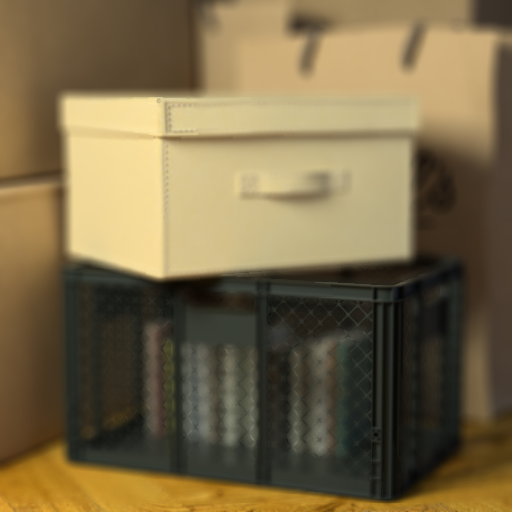
#> input picture pa1/dataset/images/boxes/01.png, 512 x 512 px; its folder holds only this picture in this run
$ python main.py   (older library calls are emulated)
#> lines starting #> are read from the running program, lines starting #| are printed output that depends on the picture
import numpy as np
import cv2
import os
import glob
import gco
import matplotlib.pyplot as plt

def image_alignment(template, image, sift_thres=0.6, ransac_thres=1.0):
    # convert to gray
    tmp = cv2.cvtColor(template, cv2.COLOR_BGR2GRAY)
    img = cv2.cvtColor(image, cv2.COLOR_BGR2GRAY)

    # compute keypoints and descriptors
    sift = cv2.xfeatures2d.SIFT_create()
    img_kp, img_dsc = sift.detectAndCompute(img, None)
    tmp_kp, tmp_dsc = sift.detectAndCompute(tmp, None)

    # find where are good matches
    matcher = cv2.BFMatcher_create(normType=cv2.NORM_L2, crossCheck=False)
    matches = matcher.knnMatch(img_dsc, tmp_dsc, k=2)
    good_matches = []
    for m1, m2 in matches:
        if m1.distance < sift_thres * m2.distance:
            good_matches.append(m1)

    # apply homography
    img_pts = np.float32([img_kp[m.queryIdx].pt for m in good_matches]).reshape(-1, 1, 2)
    tmp_pts = np.float32([tmp_kp[m.trainIdx].pt for m in good_matches]).reshape(-1, 1, 2)

    homo, mask = cv2.findHomography(img_pts, tmp_pts, cv2.RANSAC, ransac_thres)

    h, w, _ = template.shape
    image_aligned = cv2.warpPerspective(image, homo, (w, h))
    return image_aligned


def align(images_path, dataset, results_path):
#> called with images_path = 'dataset/images', dataset = 'boxes', results_path = 'dataset/aligned'
    if not os.path.isdir(os.path.join(results_path, dataset)):
        os.makedirs(os.path.join(results_path, dataset))

    image_files = sorted(glob.glob(os.path.join(images_path, dataset, '*')))
    template = cv2.imread(image_files[0])
#> template is the input picture: shape (512, 512, 3); mean B, G, R 72.1, 105.2, 121
    cv2.imwrite(os.path.join(results_path, dataset, image_files[0].split('/')[-1]), template)

    for f in image_files[1:]:
        template = image_alignment(template, cv2.imread(f))
        cv2.imwrite(os.path.join(results_path, dataset, f.split('/')[-1]), template)


def get_focus(image):
    img = cv2.cvtColor(image, cv2.COLOR_BGR2GRAY)
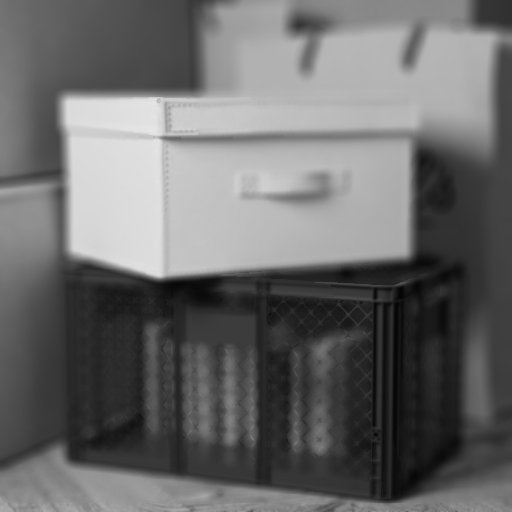
#> img: shape (512, 512); min 4, max 231, mean 106.2
    # img = cv2.GaussianBlur(img, (3,3), 0)
    img_x = cv2.Sobel(img,cv2.CV_32F,1,0,ksize=3)
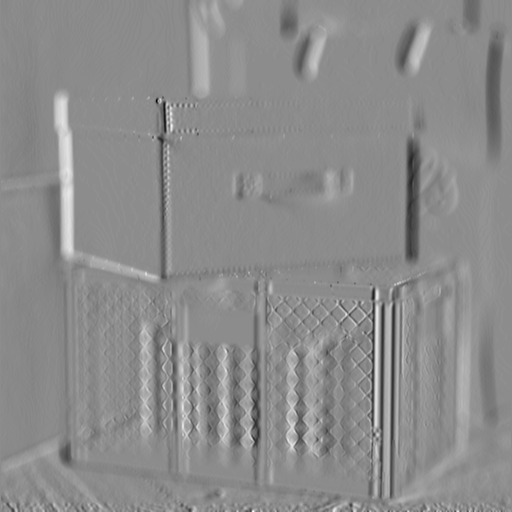
#> img_x: shape (512, 512) float32; min -175, max 142, mean -0.7; drawn with min black and max white
    img_y = cv2.Sobel(img,cv2.CV_32F,0,1,ksize=3)
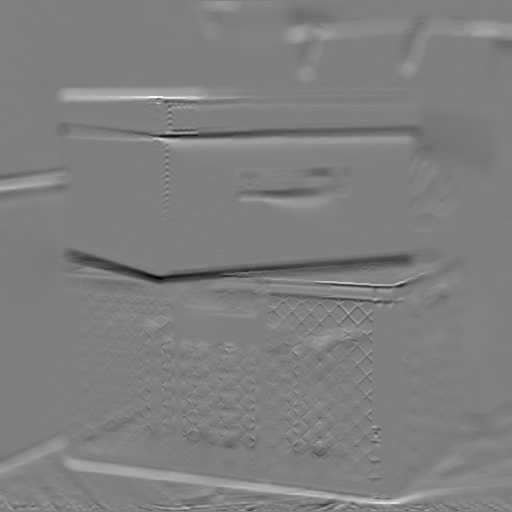
#> img_y: shape (512, 512) float32; min -277, max 278, mean 0.5; drawn with min black and max white
    tenenbaum = img_x*img_x + img_y*img_y
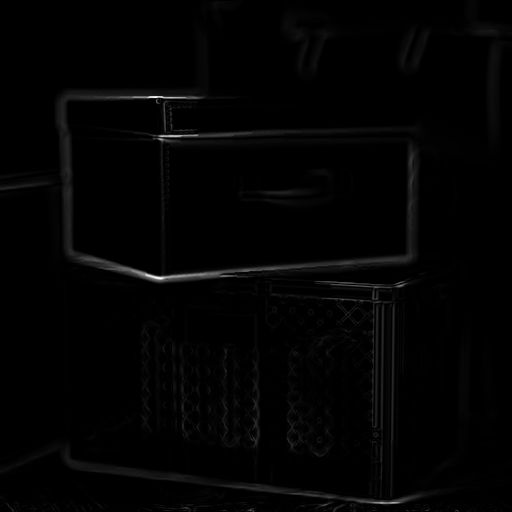
#> tenenbaum: shape (512, 512) float32; min 0, max 77348, mean 982.4; drawn with min black and max white
    return tenenbaum

def depth_focus(aligned_path, dataset, results_path):
    if not os.path.isdir(os.path.join(results_path, dataset)):
        os.makedirs(os.path.join(results_path, dataset))
    image_files = sorted(glob.glob(os.path.join(aligned_path, dataset, '*')))

    imgs = []
    focus = []
    # get focus maps
    for f in image_files:
        img = cv2.imread(f)
        img_focus = get_focus(img)
        imgs.append(img.astype(np.float32)/255.0)
        focus.append(img_focus)

    # initial depth map
    focus = np.array(focus)
    depth_map = np.argmax(focus, axis=0)
#> depth_map: shape (512, 512) int64; every value is 0

    plt.imshow(depth_map)
    plt.title('depthmap_%s' % (dataset))
    plt.colorbar()
    plt.savefig(os.path.join(results_path, dataset, 'depthmap.png'))
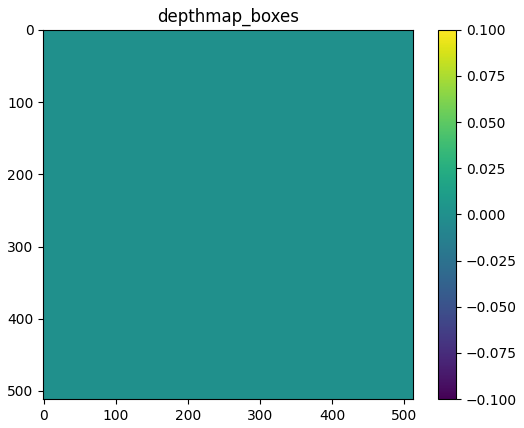
#> figure drawn by matplotlib, 2 panels
    # plt.show()

    # retrieve focused image
    focused = np.zeros(img.shape)
    for i in range(depth_map.shape[0]):
        for j in range(depth_map.shape[1]):
            focused[i,j,:] = imgs[depth_map[i, j]][i,j,:]
    cv2.imwrite(os.path.join(results_path, dataset, '01focused.png' ), (focused*255))

    np.save(os.path.join(results_path, dataset, 'focus.npy'), focus)


def graph_cut(aligned_path, dataset, results_path):
    # load images and focusmap
#> called with aligned_path = 'dataset/aligned', dataset = 'boxes', results_path = 'dataset/focus'
    image_files = sorted(glob.glob(os.path.join(aligned_path, dataset, '*')))
    imgs = [cv2.imread(f) for f in image_files]
#> imgs = 1 item
    focus = np.load(os.path.join(results_path, dataset, 'focus.npy'))

    # unary cost
    unary = np.transpose(focus, [1, 2, 0]) / np.max(focus)
    unary = (1 - unary) * (focus.shape[0]-1)
    unary = np.ascontiguousarray(unary)

    # pairwise cost
    l = focus.shape[0]
    pairwise = np.zeros((l,l))
    for i in range(l):
        for j in range(l):
            pairwise[i,j] = abs(i-j)
    pairwise = pairwise.astype(np.float32)
    pairwise = np.ascontiguousarray(pairwise)

    # vertial/horizontal cost
    sigma = 1.1
    edges = np.argmax(focus, axis = 0) / np.max(focus)
    vertical = np.exp(-abs(edges[:-1, :] - edges[1:, :]) / (2*sigma**2))
    horizontal = np.exp(-abs(edges[:, :-1] - edges[:, 1:]) / (2*sigma**2))

    # conduct graph cut
    print('graph cut')
    focusmap = gco.cut_grid_graph(unary_cost=unary, pairwise_cost=pairwise, cost_v = vertical, cost_h = horizontal)
    focusmap = focusmap.reshape(focus.shape[1:])
    np.save(os.path.join(results_path, dataset, 'focusmap.npy'), focusmap)

    focusmap = np.load(os.path.join(results_path, dataset, 'focusmap.npy'))

    # get focused image
    focused = np.zeros(imgs[0].shape)
    for i in range(focusmap.shape[0]):
        for j in range(focusmap.shape[1]):
            focused[i,j,:] = imgs[focusmap[i][j]][i,j,:]

    # save images retrieved with graphcut
    plt.imshow(focusmap)
    plt.title('focusmap_%s' % (dataset))
    plt.colorbar()
    plt.savefig(os.path.join(results_path, dataset, 'focusmap.png'))
    plt.show()
    cv2.imwrite(os.path.join(results_path, dataset, '02focused_graphcut.png'), focused)

    # apply weighted median filter
    print('weighted median filter')
    filtered = cv2.ximgproc.weightedMedianFilter(np.argmax(focus, axis=0).astype(np.uint8), focusmap.astype(np.uint8), 7)

    # get focued image
    for i in range(filtered.shape[0]):
        for j in range(filtered.shape[1]):
            focused[i,j,:] = imgs[filtered[i,j]][i,j,:]

    # save images retrieved after weighted median filter
    plt.imshow(filtered)
    plt.title('filtered_focusmap_%s' % (dataset))
    plt.colorbar()
    plt.savefig(os.path.join(results_path, dataset, 'filtered.png'))
    plt.show()
    cv2.imwrite(os.path.join(results_path, dataset, '03focused_filtered.png'), focused)


if __name__=='__main__':
    images_path = 'dataset/images'
    datasets = ['boxes', 'cotton']

    for dataset in datasets:
        print('Start working on %s'%(dataset))

        # TASK1: Image Alignment
        print('TASK 1, Image Alignment')
        aligned_path = 'dataset/aligned'
        if not os.path.isdir(aligned_path):
            os.makedirs(aligned_path)
        align(images_path, dataset, aligned_path)

        # TASK2: Initial depth from focus measure
        # TASK3: All-in-focus image
        print('TASK 2&3, Initial depth from focus measure & All-in-focus image')
        results_path = 'dataset/focus'
        if not os.path.isdir(results_path):
            os.makedirs(results_path)
        depth_focus(aligned_path, dataset, results_path)

        # TASK4: Graph-cuts and weighted median filter
        print('TASK4: Graph-cuts and weighted median filter')
        graph_cut(aligned_path, dataset, results_path)
#> (the call stopped at in graph_cut, `focusmap = gco.cut_grid_graph(unary_cost=unary, pairwise_cost=pairwise..`: gco is not available in this run)
#> pass 2 of the loop `for dataset in datasets:`:
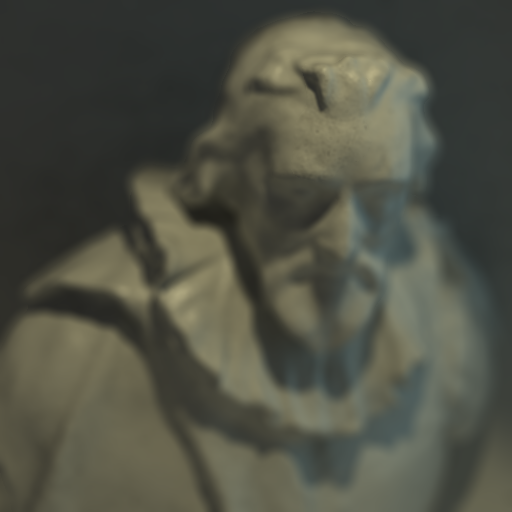
#> input picture pa1/dataset/images/cotton/01.png, 512 x 512 px
#> in align, template is the input picture: shape (512, 512, 3); mean B, G, R 68.5, 80.7, 79.5
#> in get_focus (call 2), `tenenbaum = img_x*img_x + img_y*img_y`:
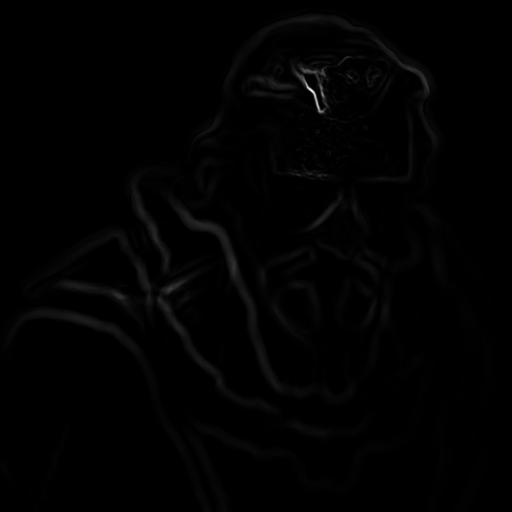
#> tenenbaum: shape (512, 512) float32; min 0, max 31850, mean 248.6; drawn with min black and max white
#> in depth_focus (call 2), `plt.savefig(os.path.join(results_path, dataset, 'depthmap.png'))`:
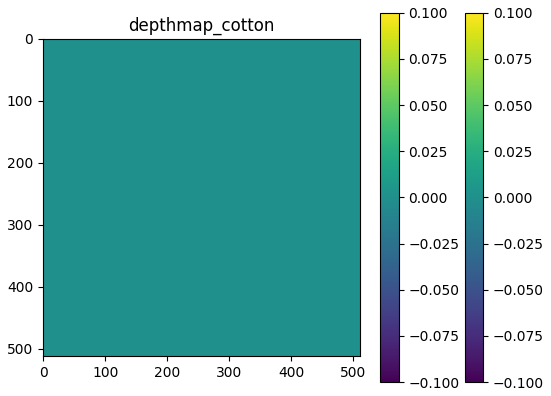
#> figure drawn by matplotlib, 3 panels
